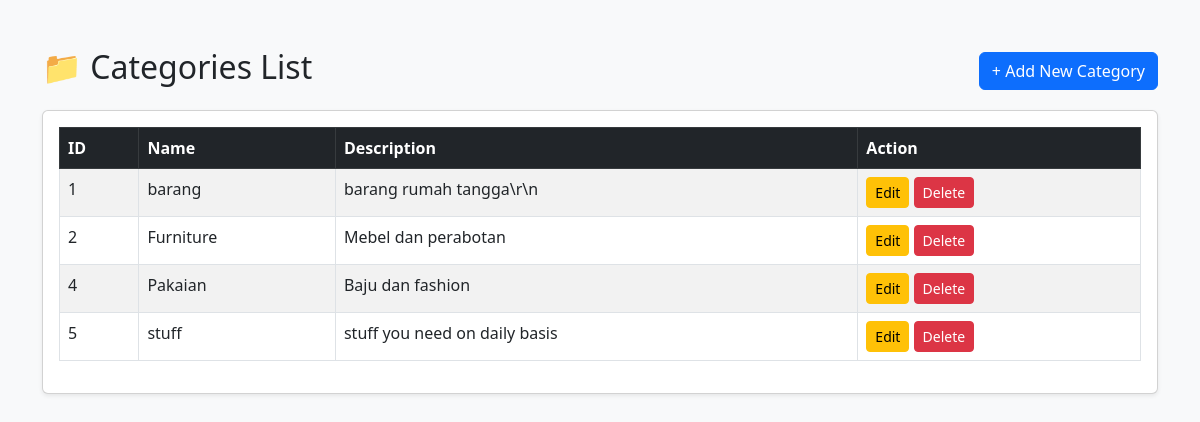
The app's page /categories/categories_read.php (signed in) with its own data.
### tables this page shows
CREATE TABLE `categories` (
  `id_category` int(11) NOT NULL,
  `name` varchar(50) NOT NULL,
  `description` varchar(100) DEFAULT NULL
);

### categories/categories_read.php (the view, shortened to what this page needs)
<?php
include '../config.php';
$result = mysqli_query($conn, "SELECT * FROM categories");
?>
<!DOCTYPE html>
<html lang="en">
<head>
  <link href="https://cdn.jsdelivr.net/npm/bootstrap@5.3.0/dist/css/bootstrap.min.css" rel="stylesheet">
</head>
<body class="bg-light">
  <div class="container mt-5">
    <div class="d-flex justify-content-between align-items-center mb-3">
      <h2>📁 Categories List</h2>
      <a href="categories_create.php" class="btn btn-primary">+ Add New Category</a>
    </div>
    <div class="card shadow-sm">
      <div class="card-body">
        <table class="table table-bordered table-striped">
          <thead class="table-dark">
            <tr>
              <th>ID</th>
              <th>Name</th>
              <th>Description</th>
              <th>Action</th>
            </tr>
          </thead>
          <tbody>
            <?php while ($row = mysqli_fetch_assoc($result)) { ?>
            <tr>
              <td><?= $row['id_category'] ?></td>
              <td><?= htmlspecialchars($row['name']) ?></td>
              <td><?= htmlspecialchars($row['description']) ?></td>
              <td>
                <a href="categories_update.php?id=<?= $row['id_category'] ?>" class="btn btn-sm btn-warning">Edit</a>
                <a href="categories_delete.php?id=<?= $row['id_category'] ?>" class="btn btn-sm btn-danger"
                  onclick="return confirm('Are you sure you want to delete <?= htmlspecialchars($row['name']) ?>?')">Delete</a>
              </td>
            </tr>
            <?php } ?>
          </tbody>
        </table>
      </div>
    </div>
  </div>
</body>
</html>

### records on screen
categories: id_category "1", name "barang", description "barang rumah tangga\\r\\n"
categories: id_category "2", name "Furniture", description "Mebel dan perabotan"
categories: id_category "4", name "Pakaian", description "Baju dan fashion"
categories: id_category "5", name "stuff", description "stuff you need on daily basis"
